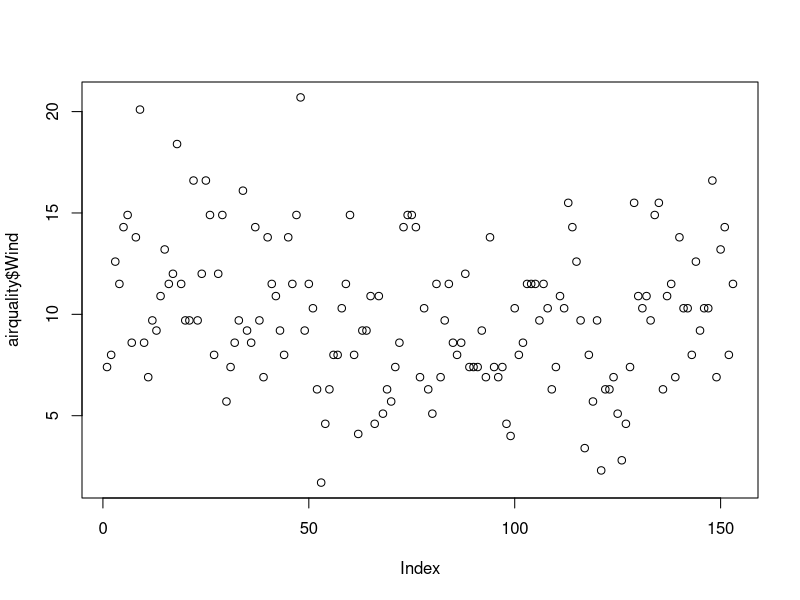
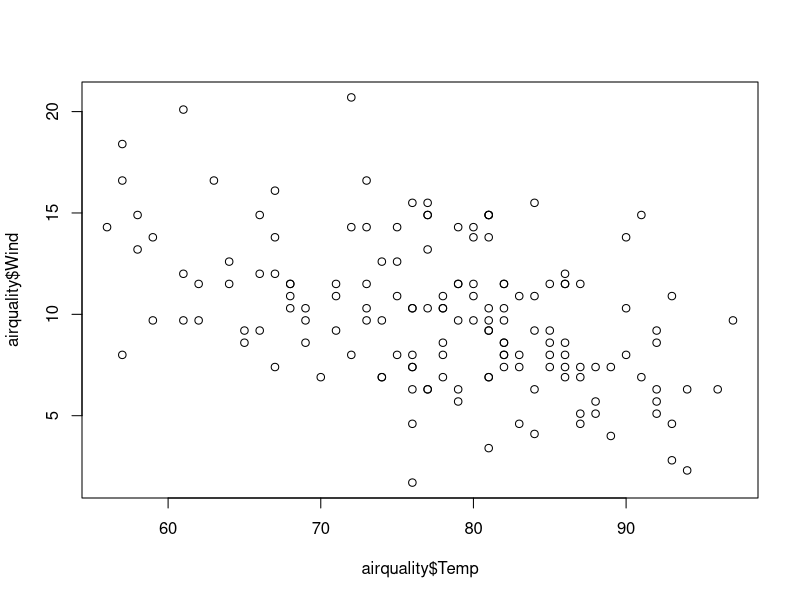
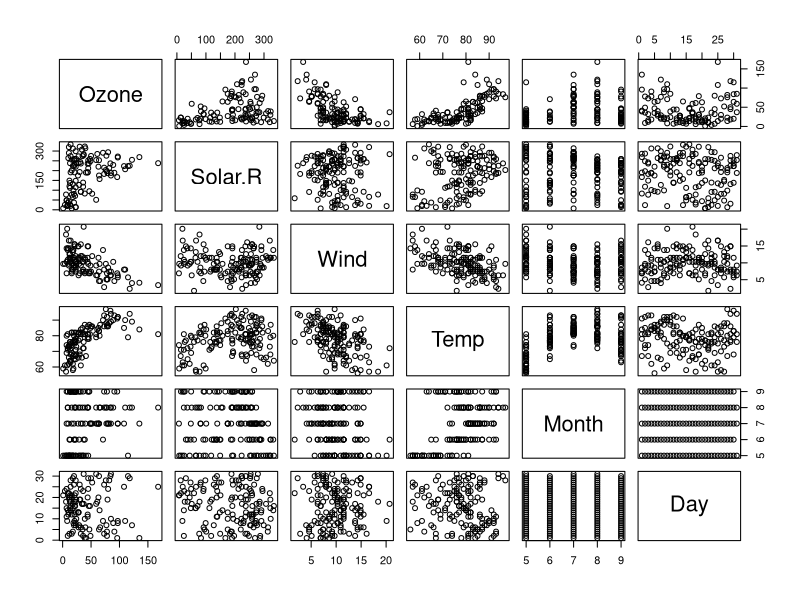
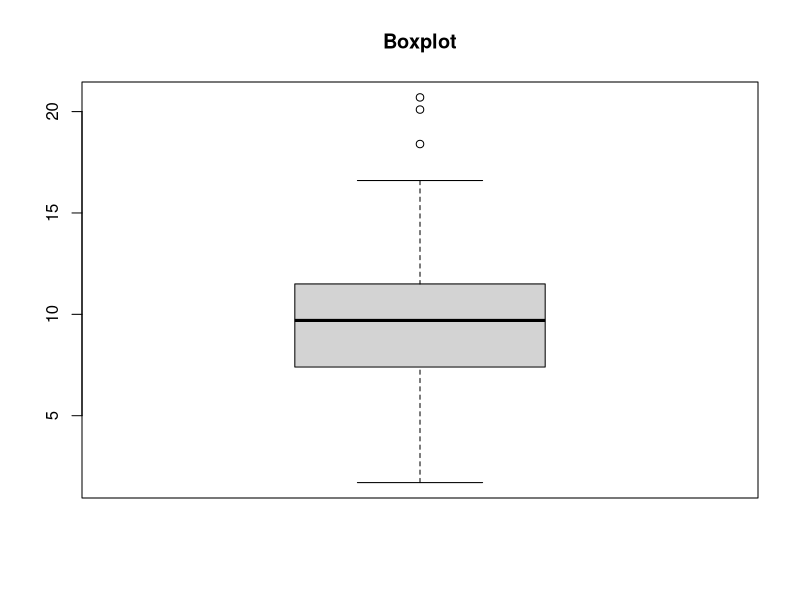
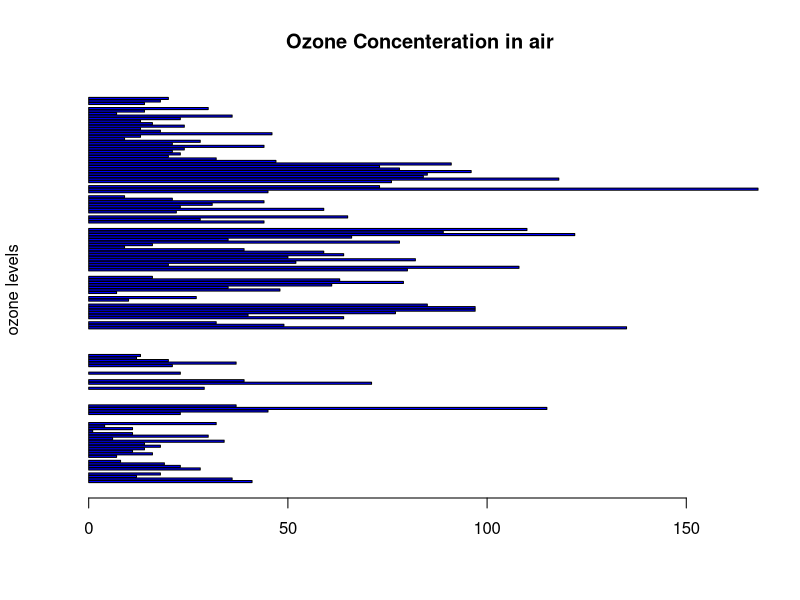

The R source for these figures, in order:
sqrt(10)
x <- c (1,9,9,4)
y<- c(2,0,0,4)
x+y 
sqrt(x)

df <- data.frame(x=1:3,y=c("a","b","c"))
View(df)

#### Columns
airquality[,c(1,2)]
summary(airquality)
summary(airquality$Ozone)

plot(airquality$Wind)
plot(airquality$Temp,airquality$Wind,type = "p")
plot(airquality)

boxplot(airquality$Wind,main="Boxplot")

barplot(airquality$Ozone,main ="Ozone Concenteration in air",
        ylab = "ozone levels", col ='blue', horiz = T, axes = T)
